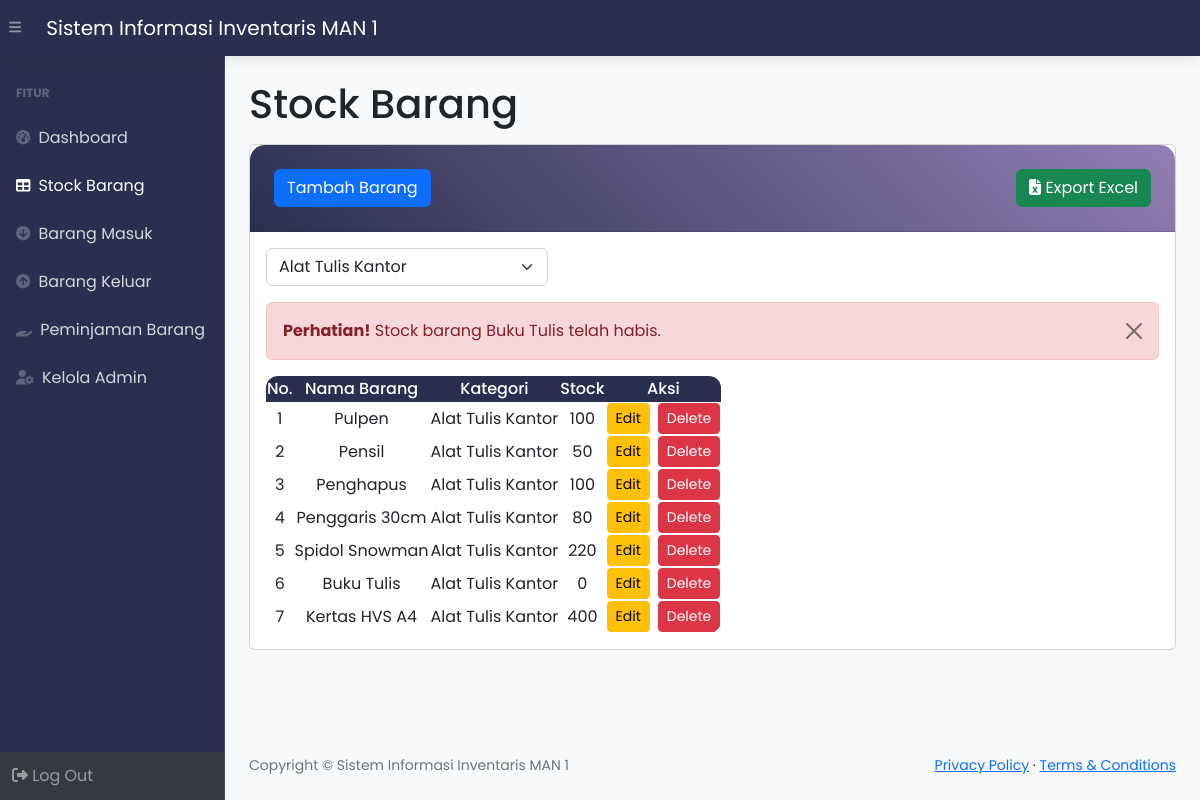
The app's page /stock.php?kategori=Alat Tulis Kantor (signed in) with its own data.
### tables this page shows
CREATE TABLE `stock` (
  `idbarang` int(11) NOT NULL,
  `namabarang` varchar(25) NOT NULL,
  `kategori` varchar(100) NOT NULL,
  `stock` int(11) NOT NULL
);

### stock.php (the view, shortened to what this page needs)
<?php
require 'function.php';
?>
<!DOCTYPE html>
<html lang="en">
<head>
    <link href="https://cdn.jsdelivr.net/npm/simple-datatables@7.1.2/dist/style.min.css" rel="stylesheet" />
    <link href="css/styles.css" rel="stylesheet" />
</head>
<body class="sb-nav-fixed">
    <nav class="sb-topnav navbar navbar-expand navbar-dark bg-dark">
        <button class="btn btn-link btn-sm order-1 order-lg-0 me-4 me-lg-0" id="sidebarToggle" href="#!"><i class="fas fa-bars"></i></button>
        <a class="navbar-brand ps-3" href="index.php">Sistem Informasi Inventaris MAN 1</a>
    </nav>
    <div id="layoutSidenav">
        <div id="layoutSidenav_nav">
            <nav class="sb-sidenav accordion sb-sidenav-dark d-flex flex-column" id="sidenavAccordion">
                <div class="sb-sidenav-menu flex-grow-1">
                    <div class="nav">
                        <div class="sb-sidenav-menu-heading">FITUR</div>
                        <a class="nav-link" href="index.php">
                            <div class="sb-nav-link-icon"><i class="fas fa-tachometer-alt"></i></div>
                            Dashboard
                        </a>
                        <a class="nav-link active" href="stock.php">
                            <div class="sb-nav-link-icon"><i class="fas fa-table"></i></div>
                            Stock Barang
                        </a>
                        <a class="nav-link" href="masuk.php">
                            <div class="sb-nav-link-icon"><i class="fas fa-arrow-circle-down"></i></div>
                            Barang Masuk
                        </a>
                        <a class="nav-link" href="keluar.php">
                            <div class="sb-nav-link-icon"><i class="fas fa-arrow-circle-up"></i></div>
                            Barang Keluar
                        </a>
                        <a class="nav-link" href="peminjaman.php">
                            <div class="sb-nav-link-icon"><i class="fas fa-hand-holding"></i></div>
                            Peminjaman Barang
                        </a>
                        <a class="nav-link" href="admin.php">
                            <div class="sb-nav-link-icon"><i class="fas fa-user-cog"></i></div>
                            Kelola Admin
                        </a>
                    </div>
                </div>
                <div class="sb-sidenav-footer">
                    <a class="nav-link" href="logout.php">
                        <i class="fas fa-sign-out-alt"></i> Log Out
                    </a>
                </div>
            </nav>
        </div>
        <div id="layoutSidenav_content">
            <main>
                <div class="container-fluid px-4">
                    <h1 class="mt-4 pb-2">Stock Barang</h1>
                    <div class="card mb-4">
                        <div class="card-header">
                            <button type="button" class="btn btn-primary" data-bs-toggle="modal" data-bs-target="#myModal">
                                Tambah Barang
                            </button>
                            <div class="float-end">
                                <a href="export_excel.php" class="btn btn-success">
                                    <i class="fas fa-file-excel"></i> Export Excel
                                </a>
                            </div>
                        </div>
                        <div class="card-body">
                            <form method="GET" action="">
    <div class="row mb-3">
        <div class="col-md-4">
            <select name="kategori" class="form-select" onchange="this.form.submit()">
                <?php
                $kategori = mysqli_query($conn, "SELECT DISTINCT kategori FROM stock");
                while ($k = mysqli_fetch_array($kategori)) {
                    $selected = (isset($_GET['kategori']) && $_GET['kategori'] == $k['kategori']) ? 'selected' : '';
                    echo "<option value='" . $k['kategori'] . "' $selected>" . $k['kategori'] . "</option>";
                }
                ?>
            </select>
        </div>
    </div>
</form>
                            <?php
                            $ambildatastock = mysqli_query($conn, 'select * from stock where stock < 1');
                            while ($fetch = mysqli_fetch_array($ambildatastock)) {
                                $barang = $fetch['namabarang'];
                            ?>
                                <div class="alert alert-danger alert-dismissible">
                                    <button type="button" class="btn-close" data-bs-dismiss="alert"></button>
                                    <strong>Perhatian!</strong> Stock barang <?= $barang; ?> telah habis.
                                </div>
                            <?php
                            }
                            ?>
                            <table id="datatablesSimple">
                                <thead class="table-dark text-center">
                                    <tr>
                                        <th>No.</th>
                                        <th>Nama Barang</th>
                                        <th>Kategori</th>
                                        <th>Stock</th>
                                        <th>Aksi</th>
                                    </tr>
                                </thead>
                                <tbody class="text-center align-middle">
                                    <?php
                                    if (isset($_GET['kategori']) && $_GET['kategori'] != '') {
    $filter = $_GET['kategori'];
    $ambilsemuadatastock = mysqli_query($conn, "SELECT * FROM stock WHERE kategori='$filter'");
} else {
    $ambilsemuadatastock = mysqli_query($conn, "SELECT * FROM stock");
}
                                    $i = 1;
                                    while ($data = mysqli_fetch_array($ambilsemuadatastock)) {
                                        $namabarang = $data['namabarang'];
                                        $kategori = $data['kategori'];
                                        $stock = $data['stock'];
                                        $idbarang = $data['idbarang'];
                                    ?>
                                        <tr>
                                            <td><?= $i++; ?></td>
                                            <td><?= $namabarang; ?></td>
                                            <td><?= $kategori; ?></td>
                                            <td><?= $stock; ?></td>
                                            <td>
                                                <div class="d-flex justify-content-center gap-2">
                                                    <button class="btn btn-sm btn-warning" data-bs-toggle="modal" data-bs-target="#edit<?= $idbarang; ?>">Edit</button>
                                                    <button class="btn btn-sm btn-danger" data-bs-toggle="modal" data-bs-target="#delete<?= $idbarang; ?>">Delete</button>
                                                </div>
                                            </td>
                                        </tr>
                                    <?php } ?>
                                </tbody>
                            </table>
                        </div>
                    </div>
                </div>
            </main>
            <footer class="py-4 bg-light mt-auto">
                <div class="container-fluid px-4">
                    <div class="d-flex align-items-center justify-content-between small">
                        <div class="text-muted">Copyright &copy; Sistem Informasi Inventaris MAN 1</div>
                        <div>
                            <a href="#">Privacy Policy</a>
                            &middot;
                            <a href="#">Terms &amp; Conditions</a>
                        </div>
                    </div>
                </div>
            </footer>
        </div>
    </div>
</body>
</html>

### stock.php (style rules this page uses)
:root { --primary: #2A2F4F; --secondary: #917FB3; --accent: #E5BEEC; --light: #FDE2F3; }
body { background: #f8f9fa; font-family: 'Poppins', sans-serif; }
.sb-topnav { background: var(--primary) !important; box-shadow: 0 2px 15px rgba(0, 0, 0, 0.1); }
.sb-sidenav-dark { background: var(--primary); border-right: 1px solid rgba(255, 255, 255, 0.1); }
.sb-sidenav-dark .sb-sidenav-menu .nav-link { color: rgba(255, 255, 255, 0.8); transition: all 0.3s ease; }
.container-fluid, .container { background: transparent !important; }
.card-header { background: linear-gradient(45deg, var(--primary), var(--secondary)); color: white; border-radius: 15px 15px 0 0 !important; padding: 1.5rem; }
#datatablesSimple { border-radius: 12px; overflow: hidden; }
#datatablesSimple th { background: var(--primary); color: white !important; font-weight: 500; }
#datatablesSimple td { vertical-align: middle; }

### records on screen
stock: namabarang "Buku Tulis", kategori "Alat Tulis Kantor", stock "0"
stock: namabarang "Pulpen", kategori "Alat Tulis Kantor", stock "100"
stock: namabarang "Pensil", kategori "Alat Tulis Kantor", stock "50"
stock: namabarang "Penghapus", kategori "Alat Tulis Kantor", stock "100"
stock: namabarang "Penggaris 30cm", kategori "Alat Tulis Kantor", stock "80"
stock: namabarang "Spidol Snowman", kategori "Alat Tulis Kantor", stock "220"
stock: namabarang "Kertas HVS A4", kategori "Alat Tulis Kantor", stock "400"

### other values on screen
form field kategori "Alat Tulis Kantor"
